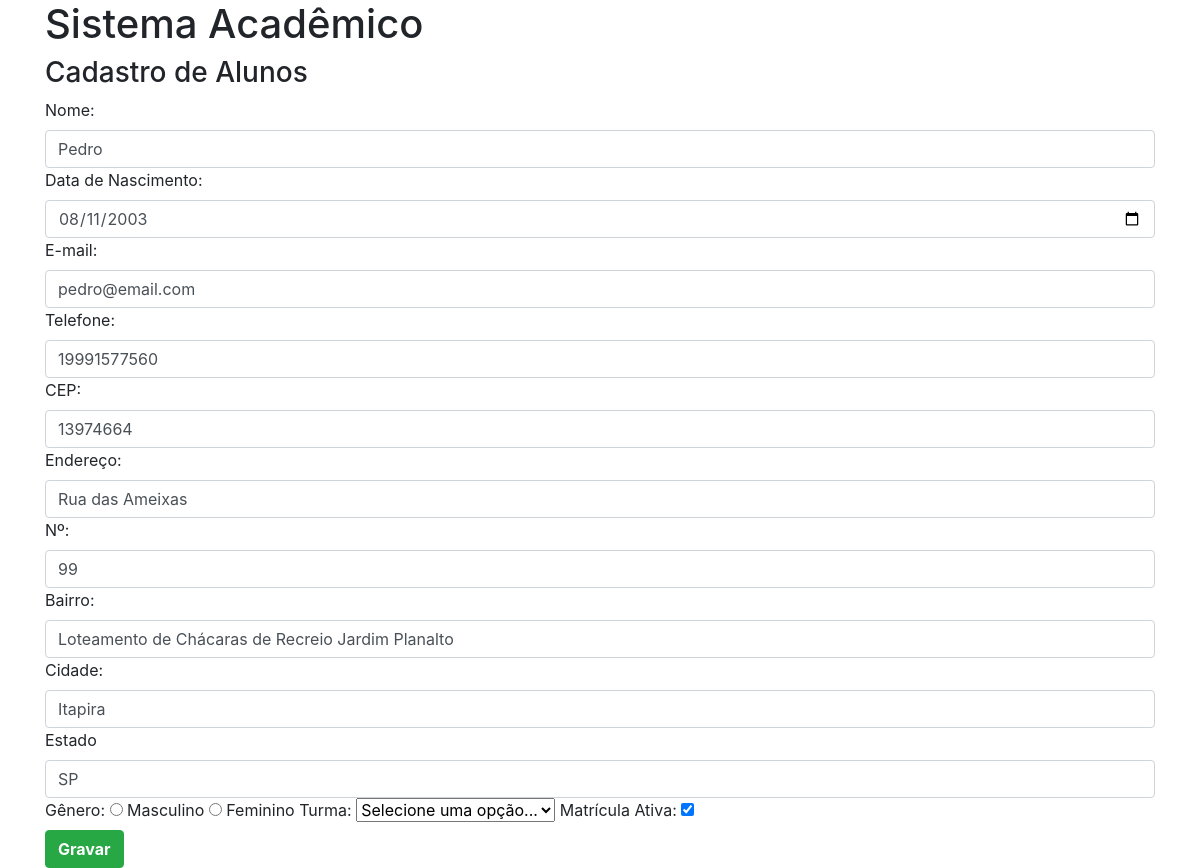
/sis-escolar/alunos/alunos-editar.php?id=1, run on the app's committed database.
### tables this page shows
CREATE TABLE `tb_alunos` (
  `id` int(11) NOT NULL,
  `nomeAluno` varchar(150) NOT NULL,
  `dataNasc` date NOT NULL,
  `email` varchar(150) NOT NULL,
  `tel` varchar(11) NOT NULL,
  `cep` varchar(11) NOT NULL,
  `rua` varchar(150) NOT NULL,
  `numero` varchar(10) NOT NULL,
  `bairro` varchar(70) NOT NULL,
  `cidade` varchar(70) NOT NULL,
  `uf` varchar(2) NOT NULL,
  `genero` char(1) NOT NULL,
  `turma` char(1) NOT NULL,
  `matricula` tinyint(1) NOT NULL
);

### sis-escolar/classes/Aluno.php (called while the page is built, shortened)
<?php
    class Aluno{
        public $id;
        public function __construct($id = false){
            if($id){
                $this -> id = $id;
                $this->carregar();
            }
        }
        public function carregar(){
            $sql = "SELECT * FROM tb_alunos WHERE id=" .$this->id;
            $conexao = new PDO('mysql:host=127.0.0.1;dbname=sis-escolar','root','');
            $resultado = $conexao->query($sql);
            $linha = $resultado->fetch();
            $this->nomeAluno = $linha['nomeAluno'];
            $this->dataNasc = $linha['dataNasc'];
            $this->email = $linha['email'];
            $this->tel = $linha['tel'];
            $this->cep = $linha['cep'];
            $this->rua = $linha['rua'];
            $this->numero = $linha['numero'];
            $this->bairro = $linha['bairro'];
            $this->cidade = $linha['cidade'];
            $this->uf = $linha['uf'];
            $this->matricula = $linha['matricula'];
        }
    }
?>

### sis-escolar/alunos/alunos-editar.php (the view, shortened to what this page needs)
<?php
    require_once "../classes/Aluno.php";
    $id = $_GET['id'];
    $aluno = new Aluno($id);
?>
<!DOCTYPE html>
<html lang="pt-br">
<head>
    <link rel="stylesheet" href="https://stackpath.bootstrapcdn.com/bootstrap/4.1.3/css/bootstrap.min.css">
</head>
<body class="container">
    <h1>Sistema Acadêmico</h1>
    <h3>Cadastro de Alunos</h3>
    <fieldset>
        <form action="alunos-editar-gravar.php" method="POST">
            <label for="nomeAluno">Nome:</label>
            <input  class="form-control" type="text" name="nomeAluno" value="<?= $aluno->nomeAluno ?>">
            <label for="dataNasc">Data de Nascimento:</label>
            <input  class="form-control" type="date" name="dataNasc" value="<?= $aluno->dataNasc ?>">
            <label for="email">E-mail:</label>
            <input  class="form-control" type="email" name="email" value="<?= $aluno->email ?>">
            <label for="tel">Telefone:</label>
            <input  class="form-control" type="text" name="tel" value="<?= $aluno->tel ?>">
            <label for="cep">CEP:</label>
            <input  class="form-control" type="text" name="cep" id="cep" value="<?= $aluno->cep ?>"
                    onchange="pesquisacep(this.value); ">
            <label for="rua">Endereço:</label>
            <input  class="form-control" type="text" name="rua" id="rua" value="<?= $aluno->rua ?>">
            <label for="numero">Nº:</label>
            <input  class="form-control" type="number" name="numero" id="" value="<?= $aluno->numero ?>">
            <label for="bairro">Bairro:</label>
            <input  class="form-control" type="text" name="bairro" id="bairro" value="<?= $aluno->bairro ?>">
            <label for="cidade">Cidade:</label>
            <input  class="form-control" type="text" name="cidade" id="cidade" value="<?= $aluno->cidade ?>">
            <label for="uf">Estado</label>
            <input  class="form-control" type="text" name="uf" id="uf" value="<?= $aluno->uf ?>">
            <label for="genero">Gênero:</label>
                <input type="radio" name="genero" id="masc" value="1">
                <label for="masc">Masculino</label>
                <input type="radio" name="genero" id="femi" value="0">
                <label for="femi">Feminino</label>
            <label for="turma">Turma:</label>
            <select name="turma" id="">
                <option value="0">Selecione uma opção...</option>
            </select>
            <label for="matricula">Matrícula Ativa:</label>
            <input type="checkbox" name="matricula" value="1" value="<?= $aluno->matricula ?>" checked>
            <br><input class="btn btn-success font-weight-bold" type="submit" value="Gravar">
        </form>
    </fieldset>
</body>
</html>

### data on the page
tb_alunos: nomeAluno "Pedro", dataNasc "08/11/2003", email "pedro@email.com", tel "19991577560", cep "13974664", rua "Rua das Ameixas", numero "99", bairro "Loteamento de Chácaras de Recreio Jardim Planalto", cidade "Itapira", uf "SP"
